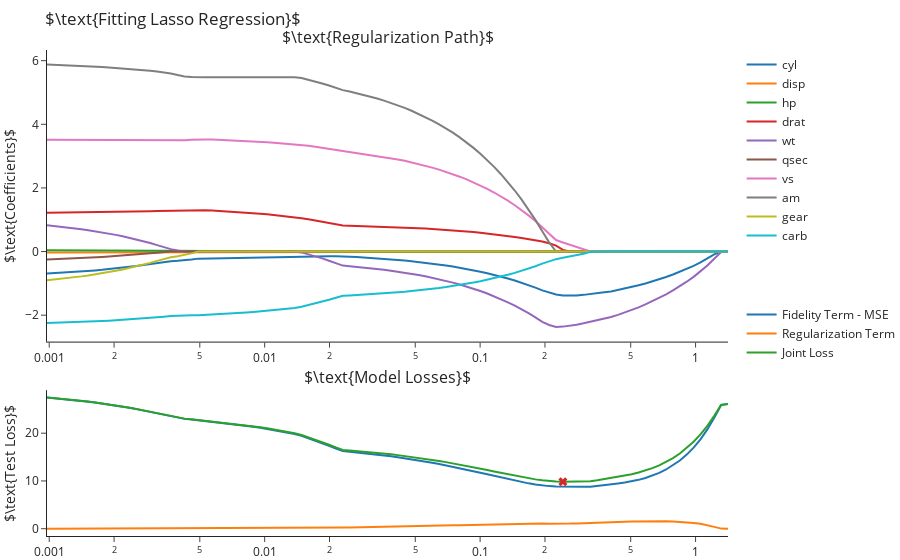

The notebook cell saved with this chart:
### Code cell
# Load dataset and split to train and test sets
tr, te= train_test_split(pd.read_csv("../data/mtcars.csv").drop(columns=["model"]).dropna(), test_size=0.4, random_state=5)
X_train, y_train, X_test, y_test = tr.loc[:, tr.columns != "mpg"], tr["mpg"], te.loc[:, te.columns != "mpg"], te["mpg"]


# Load and fit a Lasso or Ridge regression model
model = models[0]
coefs, losses = fit_model(model["model"], model["lambdas"], model["reg_penalty"], X_train, y_train, X_test, y_test) 

fig = make_subplots(rows=2, cols=1, subplot_titles=[r'$\text{Regularization Path}$', r'$\text{Model Losses}$'], 
                    row_heights=[400,200], vertical_spacing=.1)

# Plot the regularization path for each feature
for i, col in enumerate(X_train.columns):
    fig.add_trace(go.Scatter(x=model["lambdas"], y=coefs.loc[:, col], mode='lines', name=col, legendgroup="1"))


# Plot the losses graph and mark lambda with lowest loss
lam = np.argmin(losses.loc[:, 'loss'])
fig.add_traces([go.Scatter(x=model["lambdas"], y=losses.loc[:, 'mse'], mode='lines', name="Fidelity Term - MSE", legendgroup="2"),
                go.Scatter(x=model["lambdas"], y=losses.loc[:, 'reg'], mode='lines', name="Regularization Term", legendgroup="2"),
                go.Scatter(x=model["lambdas"], y=losses.loc[:, 'loss'], mode='lines', name="Joint Loss", legendgroup="2"),
                go.Scatter(x=[model["lambdas"][lam]], y=[losses.loc[:, 'loss'].values[lam]], mode='markers', showlegend=False,
                           marker=dict(size=8, symbol="x"), hovertemplate="Lambda: %{x}<extra></extra>")], 2, 1)

fig.update_layout(hovermode='x unified', margin=dict(t=50), 
                  legend = dict(tracegroupgap = 60),
                  yaxis  = dict(title=r"$\text{Coefficients}$"),
                  yaxis2 = dict(title=r"$\text{Test Loss}$"),
                  title  = rf"$\text{{Fitting {model['name']} Regression}}$")
# Uncomment to plot x-axis in log scale
fig.update_xaxes(type="log")

fig.write_image(f"../figures/{model['name']}_fitting.png")
fig.show()
